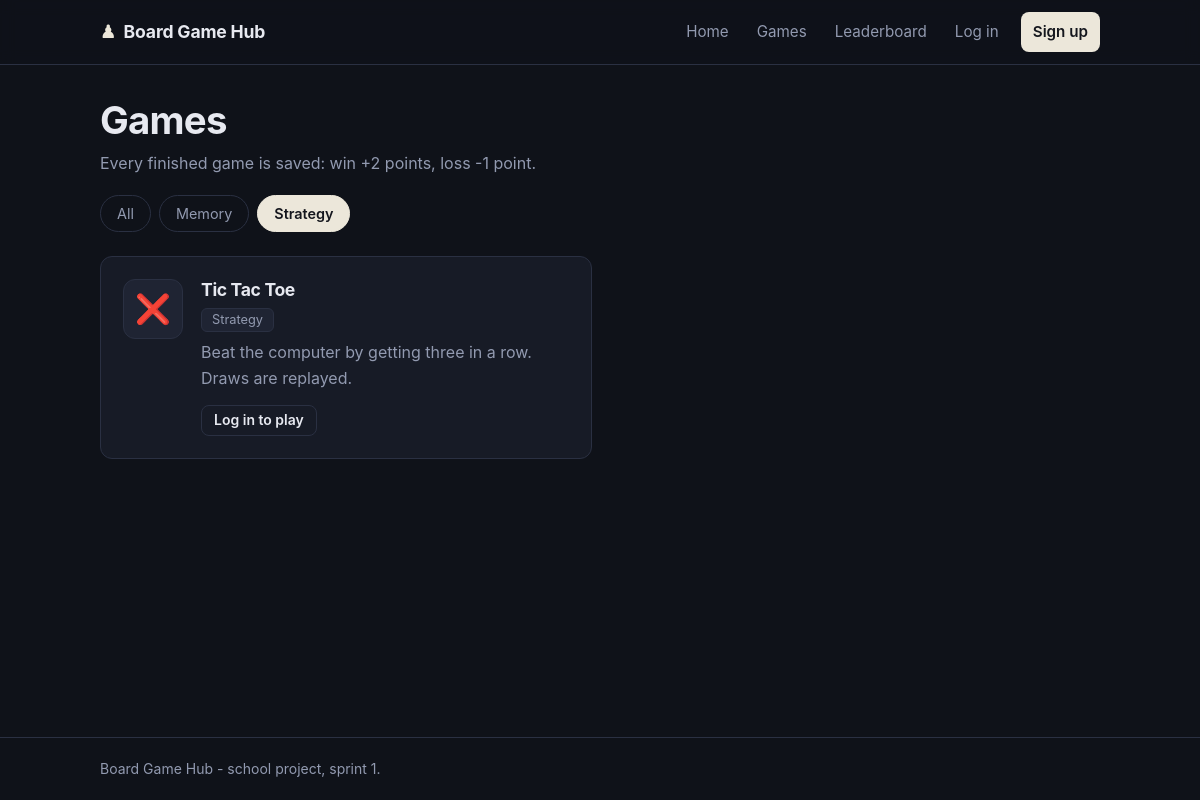
The app's page /games.php?category=1 with its own data.
### tables this page shows
CREATE TABLE IF NOT EXISTS game_category (
    id          INT UNSIGNED NOT NULL AUTO_INCREMENT,
    name        VARCHAR(50)  NOT NULL,
    description VARCHAR(255) NULL,
    PRIMARY KEY (id),
    UNIQUE KEY uq_category_name (name)
);

CREATE TABLE IF NOT EXISTS game (
    id          INT UNSIGNED NOT NULL AUTO_INCREMENT,
    category_id INT UNSIGNED NULL,
    name        VARCHAR(60)  NOT NULL,
    slug        VARCHAR(60)  NOT NULL,
    description VARCHAR(255) NULL,
    icon        VARCHAR(16)  NOT NULL DEFAULT '🎲',
    is_active   TINYINT(1)   NOT NULL DEFAULT 1,
    created_at  TIMESTAMP    NOT NULL DEFAULT CURRENT_TIMESTAMP,
    PRIMARY KEY (id),
    UNIQUE KEY uq_game_slug (slug),
    CONSTRAINT fk_game_category
        FOREIGN KEY (category_id) REFERENCES game_category (id)
        ON DELETE SET NULL
);

### includes/bootstrap.php (called while the page is built, shortened)
<?php
spl_autoload_register(function (string $class): void {
    $file = __DIR__ . '/../classes/' . $class . '.php';
});
function e(?string $text): string
{
    return Helper::e($text);
}
function url(string $path = ''): string
{
    return Helper::url($path);
}

### classes/Helper.php (called while the page is built, shortened)
<?php
class Helper
{
    public static function e(?string $text): string
    {
        return htmlspecialchars((string) $text, ENT_QUOTES, 'UTF-8');
    }
    public static function url(string $path = ''): string
    {
        return BASE_URL . '/' . ltrim($path, '/');
    }
}

### classes/Database.php (called while the page is built, shortened)
<?php
class Database
{
    private static ?PDO $connection = null;
    public static function getConnection(): PDO
    {
        if (self::$connection === null) {
            $dsn = 'mysql:host=' . DB_HOST . ';dbname=' . DB_NAME . ';charset=utf8mb4';
            try {
                self::$connection = new PDO($dsn, DB_USER, DB_PASS, [
                    PDO::ATTR_ERRMODE            => PDO::ERRMODE_EXCEPTION,
                    PDO::ATTR_DEFAULT_FETCH_MODE => PDO::FETCH_ASSOC,
                    PDO::ATTR_EMULATE_PREPARES   => false,
                ]);
            } catch (PDOException $e) {
                error_log('DB connection failed: ' . $e->getMessage());
                throw new RuntimeException(
                    DEBUG ? 'Database connection failed: ' . $e->getMessage()
                          : 'Database connection failed.'
                );
            }
        }
        return self::$connection;
    }
}

### classes/BaseModel.php (called while the page is built, shortened)
<?php
abstract class BaseModel
{
    public function __construct()
    {
        $this->db = Database::getConnection();
    }
}

### classes/GameCategory.php (called while the page is built, shortened)
<?php
class GameCategory extends BaseModel
{
    public function all(): array
    {
        return $this->db->query('SELECT * FROM game_category ORDER BY name')->fetchAll();
    }
}

### classes/Game.php (called while the page is built, shortened)
<?php
class Game extends BaseModel
{
    public function all(?int $categoryId = null, bool $onlyActive = true): array
    {
        $sql = 'SELECT g.*, c.name AS category_name
                FROM game g
                LEFT JOIN game_category c ON c.id = g.category_id
                WHERE 1 = 1';
        $params = [];
        if ($onlyActive) {
            $sql .= ' AND g.is_active = 1';
        }
        if ($categoryId !== null) {
            $sql .= ' AND g.category_id = :category';
            $params['category'] = $categoryId;
        }
        $stmt = $this->db->prepare($sql . ' ORDER BY g.name');
        $stmt->execute($params);
        return $stmt->fetchAll();
    }
    public static function scriptExists(string $slug): bool
    {
        return is_file(dirname(__DIR__) . '/assets/js/games/' . $slug . '.js');
    }
}

### classes/Auth.php (called while the page is built, shortened)
<?php
class Auth
{
    private static ?array $currentUser = null;
    public static function user(): ?array
    {
        if (!isset($_SESSION['player_id'])) {
            return null;
        }
        return self::$currentUser;
    }
    public static function check(): bool
    {
        return self::user() !== null;
    }
}

### games.php (the view, shortened to what this page needs)
<?php
require_once __DIR__ . '/includes/bootstrap.php';
$categories = (new GameCategory())->all();
$categoryId = (int) ($_GET['category'] ?? 0);
$games      = (new Game())->all($categoryId > 0 ? $categoryId : null);
require __DIR__ . '/includes/header.php';
?>
<h1>Games</h1>
<p class="muted">Every finished game is saved: win +<?= Rank::WIN_POINTS ?> points, loss -<?= Rank::LOSS_POINTS ?> point.</p>
<div class="chips" aria-label="Filter by category">
    <a class="chip <?= $categoryId === 0 ? 'active' : '' ?>" href="<?= url('games.php') ?>">All</a>
    <?php foreach ($categories as $category): ?>
        <a class="chip <?= $categoryId === (int) $category['id'] ? 'active' : '' ?>"
           href="<?= url('games.php?category=' . (int) $category['id']) ?>">
            <?= e($category['name']) ?>
        </a>
    <?php endforeach; ?>
</div>
<div class="grid grid-2">
    <?php foreach ($games as $game): ?>
        <article class="card game-card">
            <div class="game-icon" aria-hidden="true"><?= e($game['icon']) ?></div>
            <div class="game-info">
                <h3><?= e($game['name']) ?></h3>
                <?php if ($game['category_name']): ?>
                    <span class="tag"><?= e($game['category_name']) ?></span>
                <?php endif; ?>
                <p class="muted"><?= e($game['description']) ?></p>
                <?php if (!Game::scriptExists($game['slug'])): ?>
                    <span class="muted small">Coming soon</span>
                <?php elseif (Auth::check()): ?>
                    <a class="btn btn-primary btn-small" href="<?= url('play.php?id=' . (int) $game['id']) ?>">Play</a>
                <?php else: ?>
                    <a class="btn btn-ghost btn-small" href="<?= url('login.php') ?>">Log in to play</a>
                <?php endif; ?>
            </div>
        </article>
    <?php endforeach; ?>
</div>
<?php require __DIR__ . '/includes/footer.php'; ?>

### assets/css/style.css (style rules this page uses)
:root { --bg: #0f1219; --surface: #171b26; --raised: #1f2433; --border: #2a3042; --text: #e7e9f0; --muted: #929ab0; --ivory: #ece7da; --link: #9db4ff; --win: #5fcf8f; --loss: #ff6b78; --radius: 12px; --radius-sm: 8px; --iron: #94a0b4; --copper: #e07b53; --bronze: #b8894d; --gold: #f2c94c; --diamond: #5fd4f4; --beast: #ff5f6d; --immortal: #b98cff; }
*, *::before, *::after { box-sizing: border-box; }
html { -webkit-text-size-adjust: 100%; }
body { margin: 0; min-height: 100vh; display: flex; flex-direction: column; background: var(--bg); color: var(--text); font-family: Inter, system-ui, -apple-system, "Segoe UI", Roboto, Helvetica, Arial, sans-serif; font-size: 1rem; line-height: 1.6; }
h1, h2, h3 { margin: 0 0 .5rem; line-height: 1.2; letter-spacing: -0.02em; }
h1 { font-size: clamp(1.7rem, 4vw, 2.4rem); }
h3 { font-size: 1.1rem; }
p { margin: 0 0 1rem; }
a { color: var(--link); text-decoration: none; }
.muted { color: var(--muted); }
.card { background: var(--surface); border: 1px solid var(--border); border-radius: var(--radius); padding: 22px; }
.btn { display: inline-flex; align-items: center; justify-content: center; gap: 6px; padding: 10px 20px; border-radius: 10px; border: 1px solid transparent; font: inherit; font-weight: 600; line-height: 1.2; cursor: pointer; transition: background .15s, border-color .15s, color .15s; }
.btn-ghost { background: transparent; color: var(--text); border-color: var(--border); }
.btn-small { padding: 6px 12px; font-size: .875rem; border-radius: var(--radius-sm); }
.tag { display: inline-block; padding: 1px 10px; border-radius: 6px; background: var(--raised); border: 1px solid var(--border); color: var(--muted); font-size: .8rem; }
.grid { display: grid; gap: 16px; }
.grid-2 { grid-template-columns: repeat(2, 1fr); }
.chips { display: flex; flex-wrap: wrap; gap: 8px; margin: 18px 0 24px; }
.chip { padding: 6px 16px; border-radius: 999px; border: 1px solid var(--border); color: var(--muted); font-size: .9rem; }
.chip.active { background: var(--ivory); border-color: var(--ivory); color: #14161d; font-weight: 600; }
.game-card { display: flex; gap: 18px; align-items: flex-start; }
.game-icon { flex: none; width: 60px; height: 60px; display: grid; place-items: center; font-size: 1.8rem; background: var(--raised); border: 1px solid var(--border); border-radius: var(--radius); }
.game-card h3 { margin-bottom: 6px; }
.game-card p { margin: 8px 0 14px; }

### records on screen
game_category: name "Memory"
game_category: name "Strategy"
game: icon "❌", name "Tic Tac Toe", category.name "Strategy", description "Beat the computer by getting three in a row. Draws are replayed."

### other values on screen
APP_NAME "Board Game Hub"
Rank::WIN_POINTS "2"
Rank::LOSS_POINTS "1"
